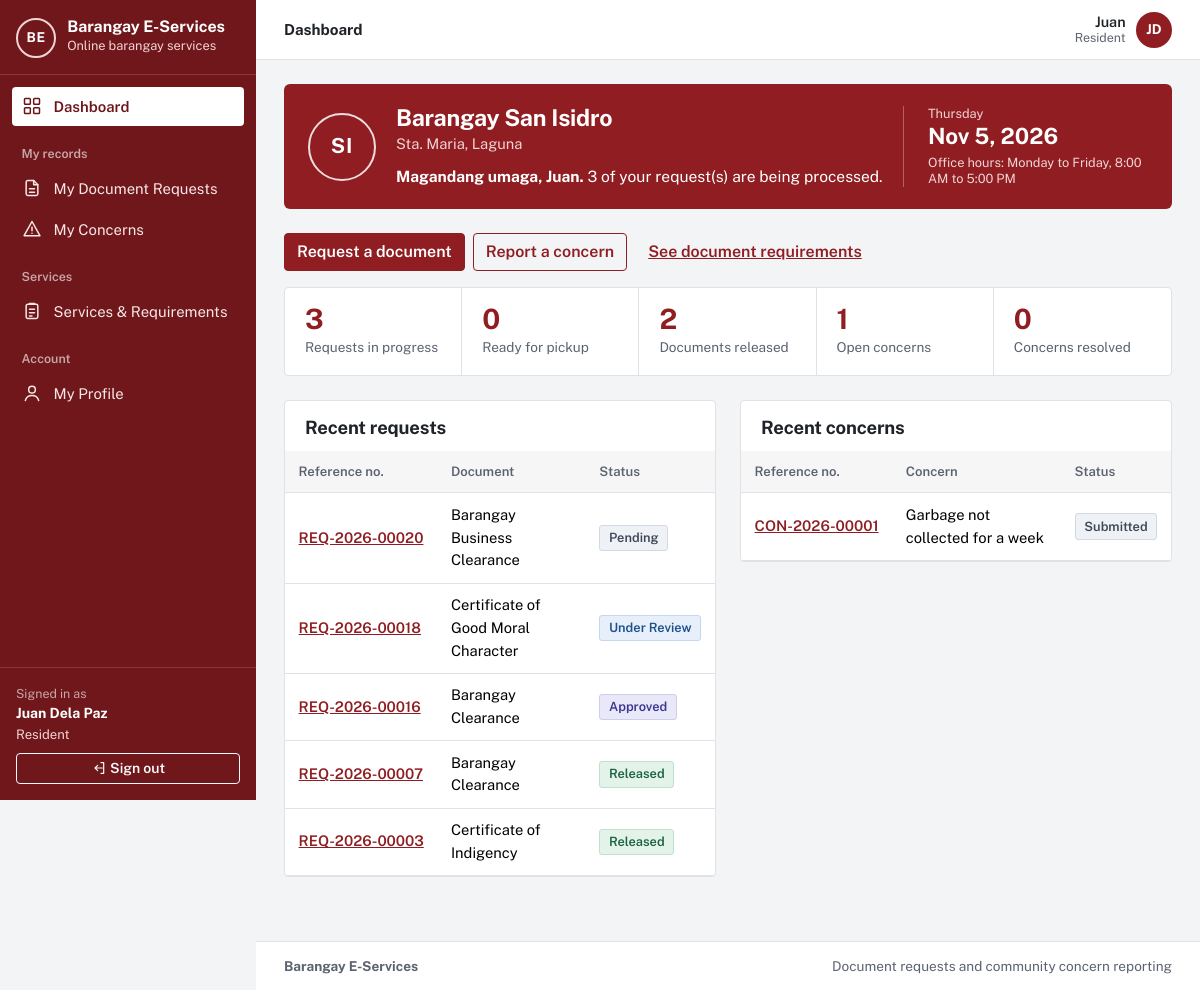
The page /resident/dashboard.php (signed in) on the database as committed earlier.
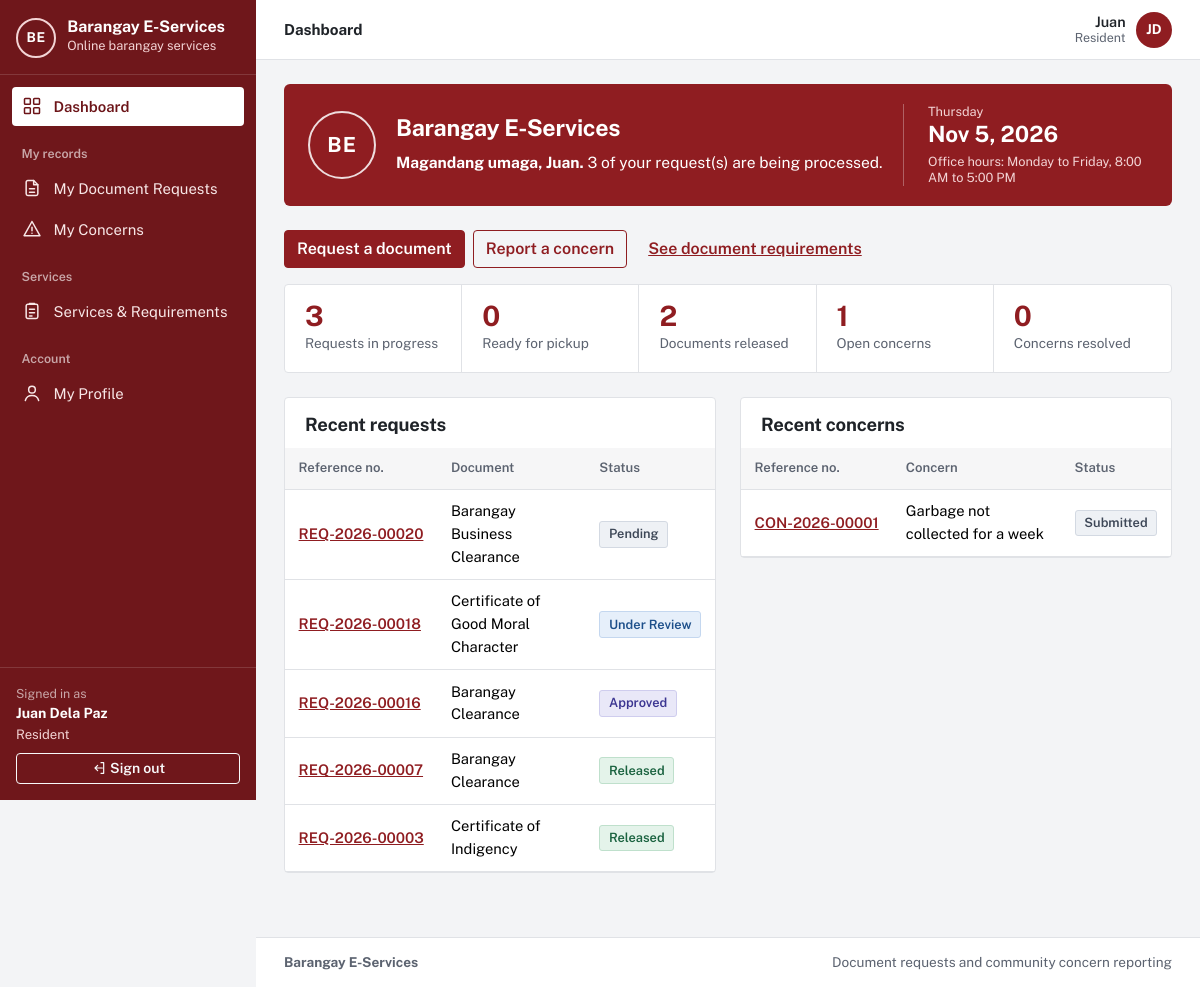
The same page on the database as committed later.
### tables this page shows
CREATE TABLE `barangay_settings` (
  `settings_id` tinyint(3) unsigned NOT NULL DEFAULT 1,
  `barangay_name` varchar(100) DEFAULT NULL,
  `municipality` varchar(100) DEFAULT NULL,
  `province` varchar(100) DEFAULT NULL,
  `office_hours` varchar(150) DEFAULT NULL,
  `logo_path` varchar(255) DEFAULT NULL,
  `updated_by` int(10) unsigned DEFAULT NULL,
  `updated_at` datetime NOT NULL DEFAULT current_timestamp() ON UPDATE current_timestamp(),
  PRIMARY KEY (`settings_id`),
  KEY `fk_settings_user` (`updated_by`),
  CONSTRAINT `fk_settings_user` FOREIGN KEY (`updated_by`) REFERENCES `users` (`user_id`) ON DELETE SET NULL,
  CONSTRAINT `chk_settings_single` CHECK (`settings_id` = 1)
);

### app/lib/db.php (called while the page is built, shortened)
<?php
function db(): mysqli
{
    static $conn = null;
    if ($conn === null) {
        $conn = new mysqli(
            config('db.host'),
            config('db.user'),
            config('db.password'),
            config('db.name'),
            (int) config('db.port', 3306)
        );
        $conn->set_charset('utf8mb4');
        $conn->query("SET time_zone = '+08:00'");
    }
    return $conn;
}
function db_query(string $sql, array $params = []): mysqli_stmt
{
    $stmt = db()->prepare($sql);
    if ($params) {
        $types = '';
        foreach ($params as $p) {
            $types .= is_int($p) ? 'i' : (is_float($p) ? 'd' : 's');
        }
        $stmt->bind_param($types, ...array_values($params));
    }
    $stmt->execute();
    return $stmt;
}
function db_all(string $sql, array $params = []): array
{
    $result = db_query($sql, $params)->get_result();
    return $result ? $result->fetch_all(MYSQLI_ASSOC) : [];
}
function db_one(string $sql, array $params = []): ?array
{
    $result = db_query($sql, $params)->get_result();
    $row = $result ? $result->fetch_assoc() : null;
    return $row ?: null;
}

### app/lib/helpers.php (called while the page is built, shortened)
<?php
function e($value): string
{
    return htmlspecialchars((string) ($value ?? ''), ENT_QUOTES | ENT_SUBSTITUTE, 'UTF-8');
}

### app/lib/auth.php (called while the page is built, shortened)
<?php
function current_user(bool $refresh = false): ?array
{
    static $user = false;
    if ($user !== false && !$refresh) {
        return $user;
    }
    $user = null;
    if (!empty($_SESSION['user_id'])) {
        $user = db_one(
            'SELECT u.user_id, u.first_name, u.last_name, u.email, u.contact_no, u.street_address, u.purok_id,
                    u.email_verified_at, u.is_active, u.created_at, r.role_key, r.role_name
               FROM users u JOIN roles r ON r.role_id = u.role_id
              WHERE u.user_id = ?',
            [(int) $_SESSION['user_id']]
        );
    }
    return $user;
}
function is_verified(?array $user = null): bool
{
    $user = $user ?? current_user();
    return $user !== null && !empty($user['email_verified_at']);
}
function require_login(bool $mustBeVerified = true): array
{
    $user = current_user();
    return $user;
}
function require_role(string ...$roles): array
{
    $user = require_login();
    return $user;
}

### resident/dashboard.php (the view, shortened to what the changed rows need)
<?php
$user = require_role(ROLE_RESIDENT);
$uid = (int) $user['user_id'];
$req = db_one(
    "SELECT COUNT(*) AS total,
            SUM(status IN ('Pending', 'Under Review', 'Approved', 'Processing')) AS in_progress,
            SUM(status = 'Ready for Pickup') AS ready,
            SUM(status = 'Released') AS released
       FROM document_requests WHERE resident_id = ?",
    [$uid]
);
$recentRequests = db_all(
    'SELECT dr.request_id, dr.reference_no, dr.status, dr.updated_at, dt.name AS doc_name
       FROM document_requests dr JOIN document_types dt ON dt.doc_type_id = dr.doc_type_id
      WHERE dr.resident_id = ? ORDER BY dr.updated_at DESC LIMIT 5',
    [$uid]
);
$recentConcerns = db_all(
    'SELECT concern_id, reference_no, title, status, updated_at FROM concerns WHERE resident_id = ? ORDER BY updated_at DESC LIMIT 5',
    [$uid]
);
$ready = db_all(
    "SELECT dr.request_id, dr.reference_no, dr.fee_amount, dt.name AS doc_name
       FROM document_requests dr JOIN document_types dt ON dt.doc_type_id = dr.doc_type_id
      WHERE dr.resident_id = ? AND dr.status = 'Ready for Pickup'",
    [$uid]
);
$welcomeMessage = $ready
    ? count($ready) . ' document(s) are ready for pickup at the barangay hall.'
    : ((int) $req['in_progress'] ? (int) $req['in_progress'] . ' of your request(s) are being processed.' : 'You have no requests in progress.');
require APP_ROOT . '/app/views/header.php';
require APP_ROOT . '/app/views/welcome.php';
?>
<div class="row g-4">
  <div class="col-lg-6">
    <section class="panel panel-flush">
      <h2>Recent requests</h2>
      <?php if (!$recentRequests): ?>
        <div class="empty"><p>You have not requested any documents yet.</p><a class="btn btn-sm btn-primary" href="<?= e(url('services.php')) ?>">See available documents</a></div>
      <?php else: ?>
      <table class="table mt-2">
        <thead><tr><th scope="col">Reference no.</th><th scope="col">Document</th><th scope="col">Status</th></tr></thead>
      </table>
      <?php endif; ?>
    </section>
  </div>
  <div class="col-lg-6">
    <section class="panel panel-flush">
      <h2>Recent concerns</h2>
      <?php if (!$recentConcerns): ?>
        <div class="empty"><p>You have not reported any concerns.</p><a class="btn btn-sm btn-primary" href="<?= e(url('resident/concern-form.php')) ?>">Report a concern</a></div>
      <?php else: ?>
      <table class="table mt-2">
        <thead><tr><th scope="col">Reference no.</th><th scope="col">Concern</th><th scope="col">Status</th></tr></thead>
      </table>
      <?php endif; ?>
    </section>
  </div>
</div>
<?php require APP_ROOT . '/app/views/footer.php'; ?>

### app/views/welcome.php (shortened to what the changed rows need)
<?php
$hour = (int) date('G');
$greeting = $hour < 12 ? 'Magandang umaga' : ($hour < 18 ? 'Magandang hapon' : 'Magandang gabi');
$me = current_user();
?>
<section class="welcome" aria-labelledby="welcome-title">
  <?= render_seal('welcome-seal') ?>
  <div class="welcome-body">
    <h1 class="welcome-title" id="welcome-title"><?= e(barangay_display_name()) ?></h1>
    <?php if (barangay_location() !== ''): ?><p class="welcome-sub"><?= e(barangay_location()) ?></p><?php endif; ?>
    <p class="welcome-greet"><strong><?= e($greeting) ?>, <?= e($me['first_name']) ?>.</strong> <?= e($welcomeMessage ?? '') ?></p>
  </div>
  <div class="welcome-side">
    <div class="welcome-day"><?= e(date('l')) ?></div>
    <div class="welcome-date"><?= e(date('M j, Y')) ?></div>
    <?php if (office_hours() !== ''): ?><div class="welcome-hours">Office hours: <?= e(office_hours()) ?></div><?php endif; ?>
  </div>
</section>

### app/lib/settings.php (shortened to what the changed rows need)
<?php
function barangay(bool $refresh = false): array
{
    static $settings = null;
    if ($settings === null || $refresh) {
        try {
            $row = db_one('SELECT barangay_name, municipality, province, office_hours, logo_path, updated_at FROM barangay_settings WHERE settings_id = 1');
        } catch (mysqli_sql_exception $e) {
            error_log('[barangay-eservices] settings unavailable: ' . $e->getMessage());
            $row = null;
        }
        $settings = array_merge(SETTINGS_DEFAULTS, $row ?? []);
    }
    return $settings;
}
function barangay_name(): string
{
    $name = trim((string) barangay()['barangay_name']);
    if ($name === '') {
        return '';
    }
    return preg_match('/^(barangay|brgy\.?)\s/i', $name) ? $name : 'Barangay ' . $name;
}
function barangay_display_name(): string
{
    return barangay_name() ?: APP_NAME;
}
function barangay_location(): string
{
    $b = barangay();
    return implode(', ', array_filter([trim((string) $b['municipality']), trim((string) $b['province'])], 'strlen'));
}
function office_hours(): string
{
    return trim((string) barangay()['office_hours']);
}
function barangay_initials(): string
{
    if (trim((string) barangay()['barangay_name']) === '') {
        return 'BE';
    }
    $name = preg_replace('/^(barangay|brgy\.?)\s+/i', '', trim((string) barangay()['barangay_name']));
    $words = preg_split('/[\s\-]+/u', $name, -1, PREG_SPLIT_NO_EMPTY);
    $words = array_values(array_filter($words, fn ($w) => !in_array(mb_strtolower($w), ['de', 'del', 'dela', 'la', 'ng', 'of'], true)));
    $initials = '';
    foreach (array_slice($words, 0, 2) as $w) {
        $initials .= mb_strtoupper(mb_substr($w, 0, 1));
    }
    return $initials !== '' ? $initials : 'B';
}
function logo_url(): ?string
{
    $path = barangay()['logo_path'];
    if (!$path || !is_file(APP_ROOT . '/' . $path)) {
        return null;
    }
    return url($path) . '?v=' . filemtime(APP_ROOT . '/' . $path);
}
function render_seal(string $class = 'brand-seal'): string
{
    $logo = logo_url();
    return '<span class="' . e($class) . '" aria-hidden="true">' . e(barangay_initials()) . '</span>';
}

Rows that differ between the two databases and show on the page:
changed barangay_settings "Monday to Friday, 8:00 AM to 5:00 PM": barangay_name (not shown) → "BE"; barangay_name "Barangay San Isidro" → "Barangay E-Services"; municipality "Sta. Maria" → empty (drawn); barangay_location() "Sta. Maria, Laguna" → (not shown)
Other text that changed with them:
barangay_initials(): "SI" → (not shown)
